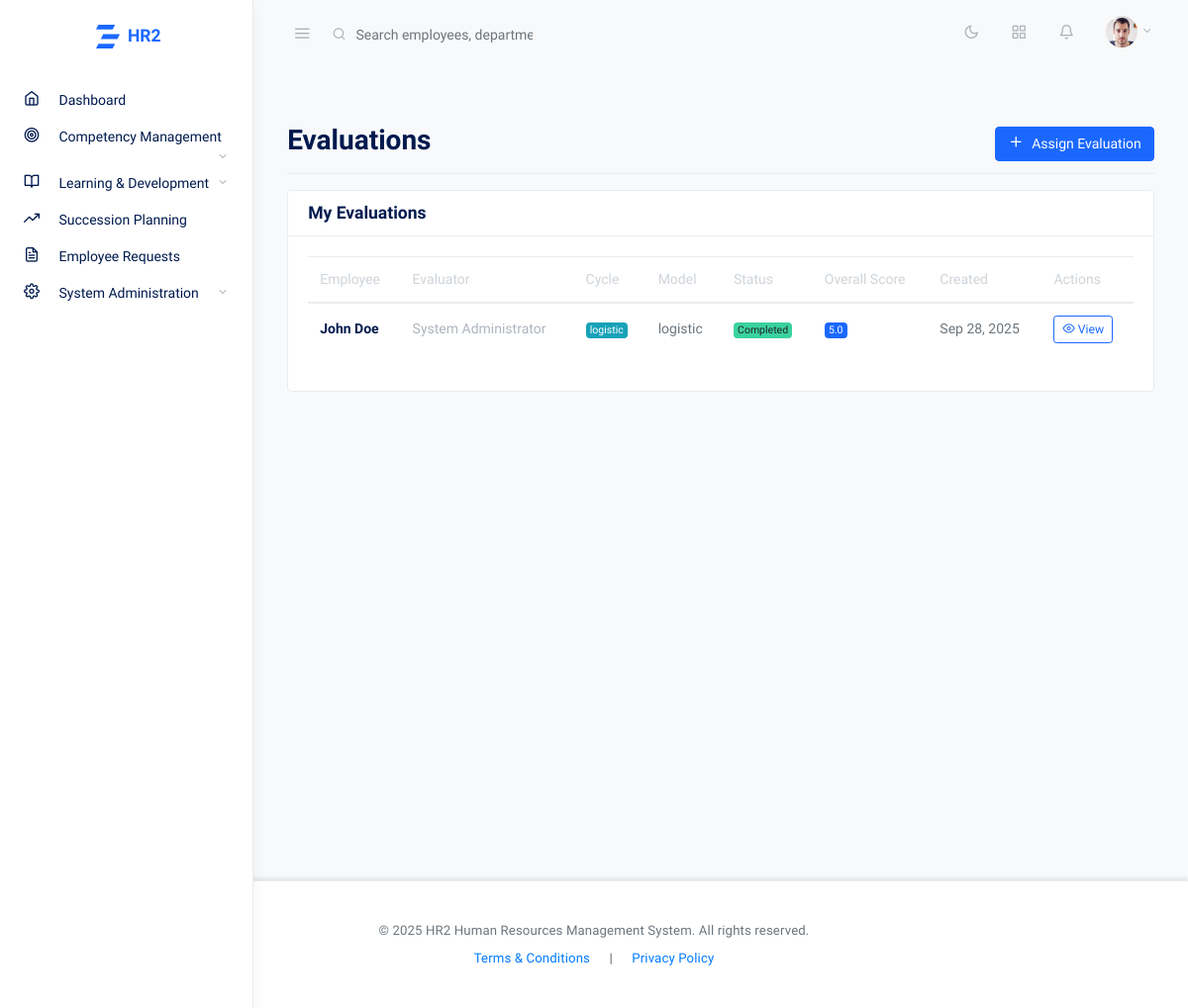
The page /index.php?page=evaluations (signed in) on the database its author committed.
### tables this page shows
CREATE TABLE `evaluations` (
  `id` int NOT NULL,
  `cycle_id` int NOT NULL,
  `employee_id` int NOT NULL,
  `evaluator_id` int NOT NULL,
  `model_id` int NOT NULL,
  `status` enum('pending','in_progress','completed','cancelled') DEFAULT 'pending',
  `overall_score` decimal(5,2) DEFAULT NULL,
  `created_at` timestamp NULL DEFAULT CURRENT_TIMESTAMP,
  `completed_at` timestamp NULL DEFAULT NULL
);

CREATE TABLE `users` (
  `id` int NOT NULL,
  `username` varchar(50) NOT NULL,
  `email` varchar(100) NOT NULL,
  `password_hash` varchar(255) NOT NULL,
  `first_name` varchar(50) NOT NULL,
  `last_name` varchar(50) NOT NULL,
  `role` enum('admin','hr_manager','employee') DEFAULT 'employee',
  `status` enum('active','inactive','terminated') DEFAULT 'active',
  `employee_id` varchar(20) DEFAULT NULL,
  `department` varchar(100) DEFAULT NULL,
  `position` varchar(100) DEFAULT NULL,
  `phone` varchar(20) DEFAULT NULL,
  `hire_date` date DEFAULT NULL,
  `created_at` timestamp NULL DEFAULT CURRENT_TIMESTAMP,
  `updated_at` timestamp NULL DEFAULT CURRENT_TIMESTAMP ON UPDATE CURRENT_TIMESTAMP,
  `last_login` timestamp NULL DEFAULT NULL,
  `login_attempts` int DEFAULT '0',
  `locked_until` timestamp NULL DEFAULT NULL
);

CREATE TABLE `evaluation_cycles` (
  `id` int NOT NULL,
  `name` varchar(200) NOT NULL,
  `type` enum('quarterly','annual','project_based') DEFAULT 'quarterly',
  `start_date` date NOT NULL,
  `end_date` date NOT NULL,
  `status` enum('draft','active','completed','cancelled') DEFAULT 'draft',
  `created_by` int NOT NULL,
  `created_at` timestamp NULL DEFAULT CURRENT_TIMESTAMP,
  `updated_at` timestamp NULL DEFAULT CURRENT_TIMESTAMP ON UPDATE CURRENT_TIMESTAMP
);

CREATE TABLE `competency_models` (
  `id` int NOT NULL,
  `name` varchar(200) NOT NULL,
  `description` text,
  `category` varchar(100) DEFAULT NULL,
  `target_roles` json DEFAULT NULL,
  `assessment_method` enum('self_assessment','manager_review','peer_review','360_feedback') DEFAULT 'self_assessment',
  `status` enum('active','draft','archived') DEFAULT 'active',
  `created_by` int NOT NULL,
  `created_at` timestamp NULL DEFAULT CURRENT_TIMESTAMP,
  `updated_at` timestamp NULL DEFAULT CURRENT_TIMESTAMP ON UPDATE CURRENT_TIMESTAMP
);

### includes/data/db.php (called while the page is built, shortened)
<?php
class Database {
    private $host = 'localhost';
    private $db_name = 'hr1_system';
    private $username = 'root';
    private $password = '';
    public function getConnection() {
        $this->conn = null;
        try {
            $this->conn = new PDO(
                "mysql:host=" . $this->host . ";dbname=" . $this->db_name . ";charset=utf8",
                $this->username,
                $this->password
            );
            $this->conn->setAttribute(PDO::ATTR_ERRMODE, PDO::ERRMODE_EXCEPTION);
            $this->conn->setAttribute(PDO::ATTR_DEFAULT_FETCH_MODE, PDO::FETCH_ASSOC);
        } catch(PDOException $exception) {
            echo "Connection error: " . $exception->getMessage();
        }
        return $this->conn;
    }
}
function getDB() {
    static $db = null;
    if ($db === null) {
        $database = new Database();
        $db = $database->getConnection();
    }
    return $db;
}
?>

### includes/functions/simple_auth.php (called while the page is built, shortened)
<?php
class SimpleAuth {
    private $db;
    public function __construct() {
        $this->db = getDB();
    }
    public function isLoggedIn() {
        return isset($_SESSION['logged_in']) && $_SESSION['logged_in'] === true;
    }
    public function getCurrentUser() {
        try {
            $stmt = $this->db->prepare("SELECT * FROM users WHERE id = ?");
            $stmt->execute([$_SESSION['user_id']]);
            return $stmt->fetch();
        } catch (PDOException $e) {
            error_log("Get current user error: " . $e->getMessage());
            return null;
        }
    }
}
?>

### pages/evaluations.php (the view, shortened to what this page needs)
<?php
require_once 'includes/data/db.php';
require_once 'includes/functions/simple_auth.php';
$auth = new SimpleAuth();
$current_user = $auth->getCurrentUser();
$db = getDB();
$stmt = $db->prepare("
    SELECT e.*,
           emp.first_name as employee_first_name, emp.last_name as employee_last_name,
           eval.first_name as evaluator_first_name, eval.last_name as evaluator_last_name,
           ec.name as cycle_name, cm.name as model_name
    FROM evaluations e
    JOIN users emp ON e.employee_id = emp.id
    JOIN users eval ON e.evaluator_id = eval.id
    JOIN evaluation_cycles ec ON e.cycle_id = ec.id
    JOIN competency_models cm ON e.model_id = cm.id
    ORDER BY e.created_at DESC
");
$stmt->execute();
$evaluations = $stmt->fetchAll();
?>
<link rel="stylesheet" href="assets/css/competency.css">
<div class="d-flex justify-content-between flex-wrap flex-md-nowrap align-items-center pt-3 pb-2 mb-3 border-bottom">
    <h1 class="h2">Evaluations</h1>
    <div class="btn-toolbar mb-2 mb-md-0">
        <button type="button" class="btn btn-primary" data-toggle="modal" data-target="#assignEvaluationModal">
            <i class="fe fe-plus fe-16 mr-2"></i>Assign Evaluation
        </button>
    </div>
</div>
<div class="card">
    <div class="card-header">
        <h5 class="card-title mb-0">My Evaluations</h5>
    </div>
    <div class="card-body">
        <?php if (empty($evaluations)): ?>
            <div class="text-center py-4">
                <i class="fe fe-clipboard fe-48 text-muted"></i>
                <h5 class="text-muted mt-3">No evaluations found</h5>
                <p class="text-muted">Start by assigning an evaluation to an employee.</p>
            </div>
        <?php else: ?>
            <div class="table-responsive">
                <table class="table table-hover">
                    <thead>
                        <tr>
                            <th>Employee</th>
                            <?php if ($current_user['role'] === 'admin' || $current_user['role'] === 'hr_manager'): ?>
                                <th>Evaluator</th>
                            <?php endif; ?>
                            <th>Cycle</th>
                            <th>Model</th>
                            <th>Status</th>
                            <th>Overall Score</th>
                            <th>Created</th>
                            <th>Actions</th>
                        </tr>
                    </thead>
                    <tbody>
                        <?php foreach ($evaluations as $evaluation): ?>
                            <tr>
                                <td>
                                    <strong><?php echo htmlspecialchars(($evaluation['employee_first_name'] ?? 'Unknown') . ' ' . ($evaluation['employee_last_name'] ?? 'User')); ?></strong>
                                </td>
                                <?php if ($current_user['role'] === 'admin' || $current_user['role'] === 'hr_manager'): ?>
                                    <td>
                                        <span class="text-muted"><?php echo htmlspecialchars(($evaluation['evaluator_first_name'] ?? 'Unknown') . ' ' . ($evaluation['evaluator_last_name'] ?? 'User')); ?></span>
                                    </td>
                                <?php endif; ?>
                                <td>
                                    <span class="badge badge-info"><?php echo htmlspecialchars($evaluation['cycle_name'] ?? 'Unknown Cycle'); ?></span>
                                </td>
                                <td><?php echo htmlspecialchars($evaluation['model_name'] ?? 'Unknown Model'); ?></td>
                                <td>
                                    <?php
                                    $statusClass = '';
                                    switch ($evaluation['status']) {
                                        case 'completed':
                                            $statusClass = 'badge-success';
                                            break;
                                    }
                                    ?>
                                    <span class="badge <?php echo $statusClass; ?>"><?php echo ucfirst($evaluation['status']); ?></span>
                                </td>
                                <td>
                                    <?php if ($evaluation['overall_score']): ?>
                                        <span class="badge badge-primary"><?php echo number_format($evaluation['overall_score'], 1); ?></span>
                                    <?php else: ?>
                                        <span class="text-muted">-</span>
                                    <?php endif; ?>
                                </td>
                                <td><?php echo date('M d, Y', strtotime($evaluation['created_at'])); ?></td>
                                <td>
                                    <div class="btn-group" role="group">
                                        <?php if ($evaluation['status'] !== 'completed'): ?>
                                            <button type="button" class="btn btn-sm btn-primary" onclick="conductEvaluation(<?php echo $evaluation['id']; ?>)">
                                                <i class="fe fe-edit fe-14"></i> Conduct
                                            </button>
                                        <?php else: ?>
                                            <button type="button" class="btn btn-sm btn-outline-primary" onclick="viewEvaluation(<?php echo $evaluation['id']; ?>)">
                                                <i class="fe fe-eye fe-14"></i> View
                                            </button>
                                        <?php endif; ?>
                                    </div>
                                </td>
                            </tr>
                        <?php endforeach; ?>
                    </tbody>
                </table>
            </div>
        <?php endif; ?>
    </div>
</div>

### assets/css/hr-main.css (style rules this page uses)
:root { --primary-color: #007bff; --success-color: #28a745; --warning-color: #ffc107; --danger-color: #dc3545; --info-color: #17a2b8; --light-color: #f8f9fa; --dark-color: #343a40; }
.fade-in { animation: fadeIn 0.5s ease-in; }

### rows shown on the page
evaluations: employee.last_name "John Doe", evaluator.last_name "System Administrator", cycle.name "logistic", model.name "logistic", status "Completed", overall_score "5.0", created_at "Sep 28, 2025"
